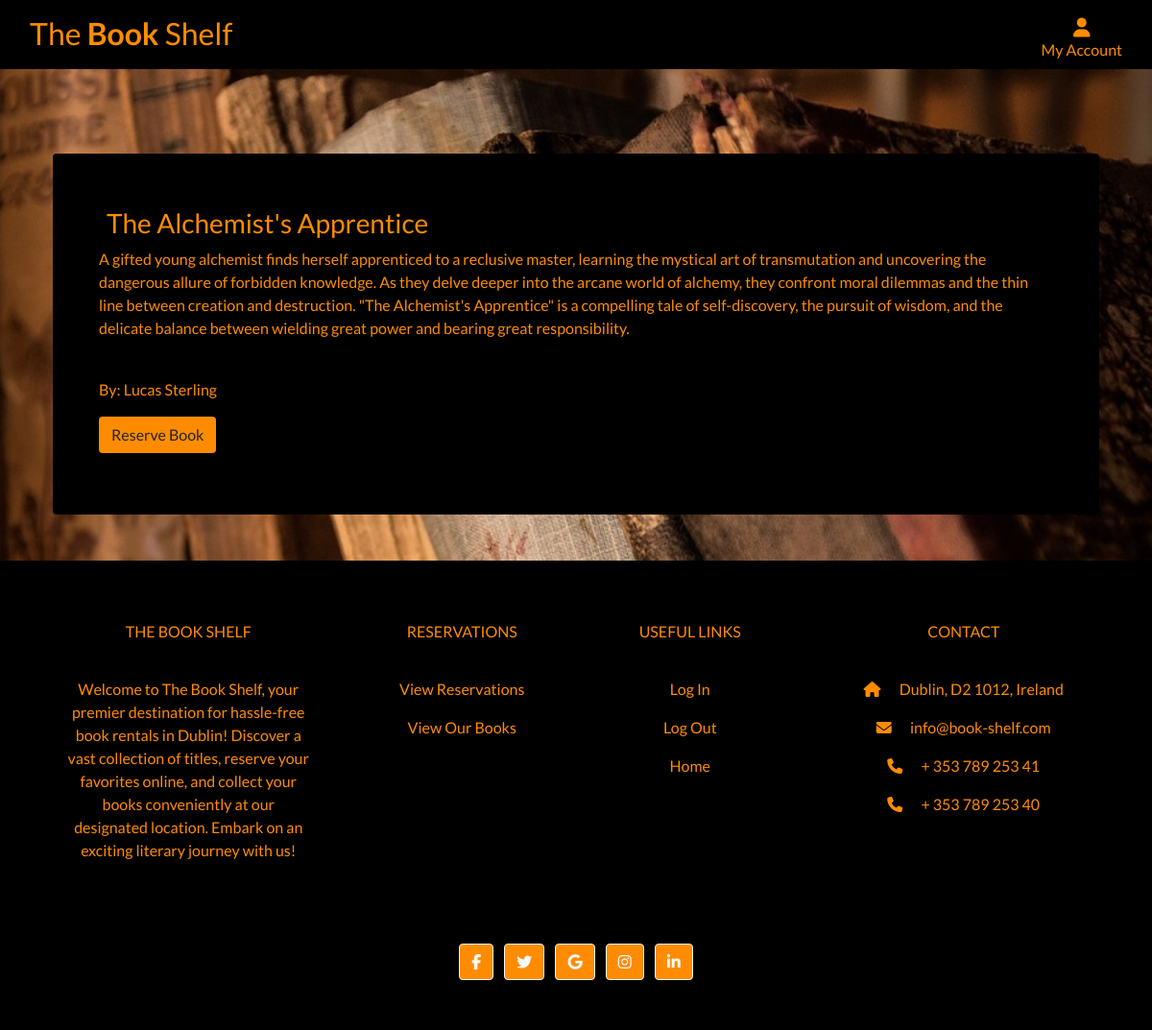
The page /rental/book/5/ on the database its author committed.
### rental/models.py (models this page shows, shortened)
class Book(models.Model):
    title = models.CharField(max_length=200)
    author = models.CharField(max_length=100)
    description = models.TextField()
    image = models.ImageField(blank=True, null=True)

### rental/views.py (the view)
# urls.py: path('book/<int:pk>/', views.book_detail, name='book_detail'),
def book_detail(request, pk):
    book = get_object_or_404(Book, pk=pk)
    return render(request, 'rental/book_detail.html', {'book': book})

### rental/templates/rental/book_detail.html
{% extends 'base.html' %}
{% block content %}
    <div class="container header-container ">
        <div class="black-bg rounded p-5">
            <div>
            <h3 class="orange-text m-2">{{ book.title }}</h3>
            <p class="orange-text">{{ book.description }}</p><br>
            <p class="mb-3 orange-text">By: {{ book.author }}</p>
            </div>
            <div class="mt-3">
                <a class="btn orange-color mb-3" href="{% url 'reserve_book' pk=book.pk %}">Reserve Book</a>
            </div>
        </div>
    </div>
{% endblock %}

### static/css/base.css (style rules this page uses)
html { height: 100%; }
body { background: url('/media/homepage_background.jpg') no-repeat center center; background-color: black; background-size: cover; height: calc(100vh - 150px); font-family: 'Lato'; }
.black-bg { background-color: rgb(0, 0, 0); border-radius: 10px; width: fit-content; margin: 10px; padding: 10px; }
.orange-color { background-color: rgb(255, 140, 0); }
.nav-text, .orange-text { color: rgb(255, 140, 0); }
.header-container { padding-top: 150px; }

### rows shown on the page
Book: title "The Alchemist's Apprentice", description "A gifted young alchemist finds herself apprenticed to a reclusive master, learning the mystical art of transmutation and uncovering the dangerous allure of forbidden knowledge. As they delve deeper into the arcane world of alchemy, they confront moral dilemmas and the thin line between creation and destruction. \"The Alchemist's Apprentice\" is a compelling tale of self-discovery, the pursuit of wisdom, and the delicate balance between wielding great power and bearing great responsibility.", author "Lucas Sterling"
